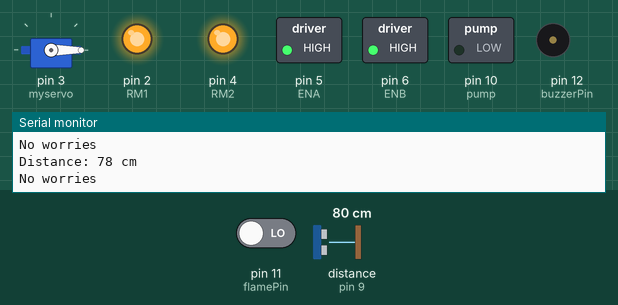
A sketch run on a simulated Arduino Uno, built with avr-gcc and run on an emulated ATmega328P. Parts: servo, switched loads named in the sketch (green lamp = pin HIGH), output pins drawn as LEDs (lit = HIGH), buzzer (waves = sounding, pin HIGH), the last lines printed to the serial monitor. Wiring (inferred from the names in the program): ultrasonic range finder: trigger pin 8; echo pin 9. The test bench sets the inputs (shaded band); at power-on: distance to the obstacle (sensor on pin 9) 80 cm, pin 11 (flamePin) LOW. The echo pulse lasts 58.3 µs per cm; pins used as bus, display or sensor lines are not drawn.

Above: at 1.2 s.
1.3 s: distance to the obstacle (sensor on pin 9) set to 10 cm
2.8 s: distance to the obstacle (sensor on pin 9) set to 7 cm
At 3.3 s:
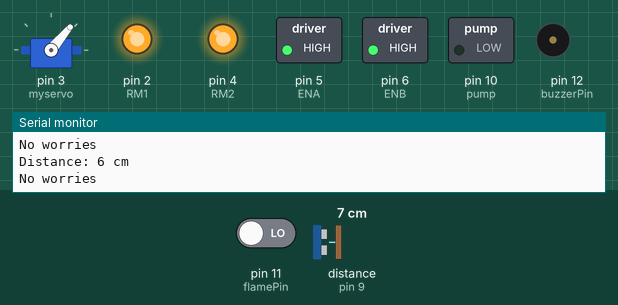
At 4.1 s:
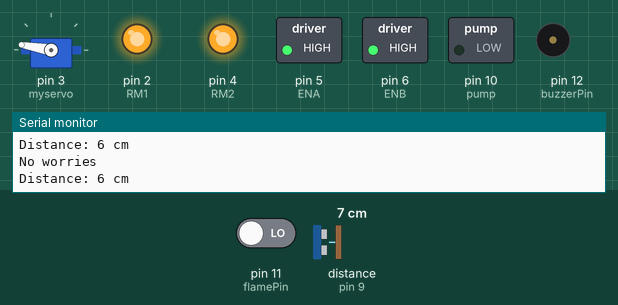
5.8 s: pin 11 (flamePin) driven HIGH
At 6.4 s:
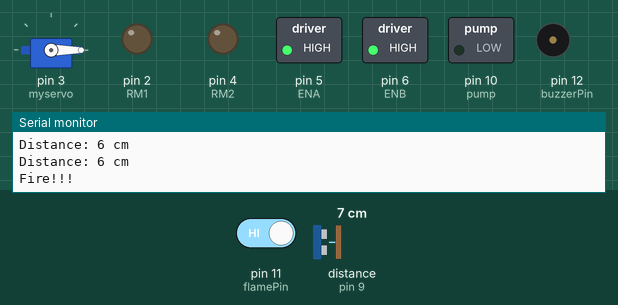
Timing chart, 0 to 25.5 s (numbered marks = the images above; inputs shaded):
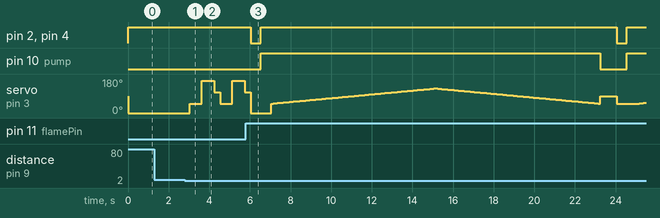

Measured:
- the behaviour switches between 9 and 8 cm on distance to the obstacle (sensor on pin 9) (found by bisection; images 0 and 1)
- after the input at 2.8 s, servo on pin 3 (myservo): 0° → 50° after 0.24 s, → 170° 0.60 s later, → 110° 0.60 s later, → 50° 0.30 s later, … (6 changes in this stretch)
- after the input at 5.8 s, pin 2 (RM1), pin 4 (RM2): alternates HIGH for 17.5 s and LOW for 0.50 s, starting after 0.24 s; pin 10 (pump): LOW → HIGH after 0.74 s, → LOW 16.7 s later, → HIGH 1.3 s later

The sketch:

FIRE_BOT2.0.ino
```cpp
#include <Servo.h>
#include <AFMotor.h>
Servo myservo;


int pos = 0;
const int flamePin = 11;
char Flame = LOW;
int distancer;
int distancel;

#define LM1 0        // left motor
#define LM2 1        // left motor
#define RM1 2        // right motor
#define RM2 4        // right motor
#define ENA 5        // motor driver
#define ENB 6        // motor driver
#define trigPin 8    // ultrasonic sensor
#define echoPin 9    // ultrasonic sensor
#define pump 10      // water pump[DC motor]
 //#define FS 11        // forward sensor
//#define LS 12        // left sensor
//#define RS 13        // right sensor
#define TS A0        // TMP36 temperature sensor

const int sensorMin = 0;     // sensor min
const int sensorMax = 1024;  // sensor max

// defines variables
long duration; // variable for the duration of sound wave travel
int distance;  // variable for the distance measurement
int ultrasonic();

void setup()
{
  //pinMode(LS, INPUT);
  //pinMode(RS, INPUT);
  //pinMode(FS, INPUT);
  pinMode(ENA,OUTPUT);
  pinMode(ENB,OUTPUT);
  pinMode(LM1, OUTPUT);
  pinMode(LM2, OUTPUT);
  pinMode(RM1, OUTPUT);
  pinMode(RM2, OUTPUT);
  pinMode(pump, OUTPUT);
  pinMode(TS, INPUT);

  digitalWrite(ENA,HIGH);
  digitalWrite(ENB,HIGH);


  pinMode(trigPin, OUTPUT);
  pinMode(echoPin, INPUT);

  Serial.begin(9600);

  myservo.attach(3); //Water Pump's Base Servo Motor
  myservo.write(90);const int buzzerPin = 12;


  pinMode(buzzerPin, OUTPUT);
  pinMode(flamePin, INPUT);
  Serial.begin(9600);

}

 /*void flame(){

  int sensorReading = analogRead(TS); // analog pin A0:

  int range = map(sensorReading, sensorMin, sensorMax, 0, 3); //mapping the values sensormin, sensormax, sensorreading

  switch (range) {
  case 0:
    Serial.println("* Close Fire *"); // closer than 1.5 feet away.
    break;
  case 1:
    Serial.println("* Distant Fire *"); // between 1-3 feet away.
    break;
  case 2:
    Serial.println("No Fire"); // No fire detected.
    break;
  }
  delay(1);

}*/

void fire_ex()
{
 delay (500);

    digitalWrite(LM1, HIGH);
    digitalWrite(LM2, HIGH);
    digitalWrite(RM1, HIGH);
    digitalWrite(RM2, HIGH);

   digitalWrite(pump, HIGH); //Turn the pump ON for DC Motor
   delay(500);

  for (pos = 50; pos <= 130; pos += 1) {
    myservo.write(pos);
    delay(100);
  }
  for (pos = 130; pos >= 50; pos -= 1) {
    myservo.write(pos);
    delay(100);
  }

  digitalWrite(pump,LOW);
  myservo.write(90);

  Flame=LOW;
}

int ultrasonic()
{
  digitalWrite(trigPin, LOW);
  delayMicroseconds(2);
  // Sets the trigPin HIGH (ACTIVE) for 10 microseconds
  digitalWrite(trigPin, HIGH);
  delayMicroseconds(10);
  digitalWrite(trigPin, LOW);
  // Reads the echoPin, returns the sound wave travel time in microseconds
  duration = pulseIn(echoPin, HIGH);
  // Calculating the distance
  distance = duration * 0.034 / 2; // Speed of sound wave divided by 2 (go and back)
  // Displays the distance on the Serial Monitor
  Serial.print("Distance: ");
  Serial.print(distance);
  Serial.println(" cm");
  return distance;
}

int right()
{
    myservo.write(50);
    delay(500);
    int dist = ultrasonic();
    delay(100);
    myservo.write(110);
    return dist;
  }
  int left()
{
    myservo.write(170);
    delay(500);
    int dist = ultrasonic();
    delay(100);
    myservo.write(110);
    return dist;
  }

void loop()
{
  ultrasonic();
  myservo.write(pos);


  /*if (digitalRead(LS) ==1 && digitalRead(RS)==1 && digitalRead(FS) ==1) //no fire // If US not detect => move
  {
    //To move
    digitalWrite(LM1, HIGH);
    digitalWrite(LM2, HIGH);
    digitalWrite(RM1, HIGH);
    digitalWrite(RM2, HIGH);
  }
  else if (digitalRead(FS) ==0) //straight
  {
    //Move the robot forward
    digitalWrite(LM1, HIGH);
    digitalWrite(LM2, LOW);
    digitalWrite(RM1, HIGH);
    digitalWrite(RM2, LOW);
    fire = true;
  }
  else if (digitalRead(LS) ==0) //left
  {
    //Move the robot left
    digitalWrite(LM1, HIGH);
    digitalWrite(LM2, LOW);
    digitalWrite(RM1, HIGH);
    digitalWrite(RM2, HIGH);
  }
  else if (digitalRead(RS) ==0) // right
  {
    //Move the robot right
    digitalWrite(LM1, HIGH);
    digitalWrite(LM2, HIGH);
    digitalWrite(RM1, HIGH);
    digitalWrite(RM2, LOW);
  }*/
    Flame = digitalRead(flamePin);
  if (Flame== HIGH)
  {
    Serial.println("Fire!!!");
    //fire_ex();
    //digitalWrite(buzzerPin, HIGH);
  }
  else
  {
    Serial.println("No worries");
    //digitalWrite(buzzerPin, LOW);
  }
  if(distance>8)
  {
    digitalWrite(LM1, HIGH);
    digitalWrite(LM2, HIGH);
    digitalWrite(RM1, HIGH);
    digitalWrite(RM2, HIGH);
    }

      else if(distance<8 & Flame==HIGH)
      {
  digitalWrite(LM1, LOW);
    digitalWrite(LM2, LOW);
    digitalWrite(RM1, LOW);
    digitalWrite(RM2, LOW);
    fire_ex();
    delay(500);
      }
      else if(distance<8)
      {
        distancer=right();
        distancel=left();
        if(distancer>distancel)
        {
         digitalWrite(LM1, HIGH);
    digitalWrite(LM2, HIGH);
    digitalWrite(RM1, HIGH);
    digitalWrite(RM2, LOW);
        }
       else if(distancer<distancel)
        {
        digitalWrite(LM1, HIGH);
    digitalWrite(LM2, LOW);
    digitalWrite(RM1, HIGH);
    digitalWrite(RM2, HIGH);
        }
      }


  delay(300); //Slow down the speed of robot

//   Flame = digitalRead(flamePin);
//  if (Flame== HIGH)
//  {
//    Serial.println("Fire!!!");
//    //fire_ex();
//    //digitalWrite(buzzerPin, HIGH);
//  }
//  else
//  {
//    Serial.println("No worries");
//    //digitalWrite(buzzerPin, LOW);
//  }

  /*while (Flame == 1)
  {
    fire_ex();
  }*/

  //flame();
  }
```
